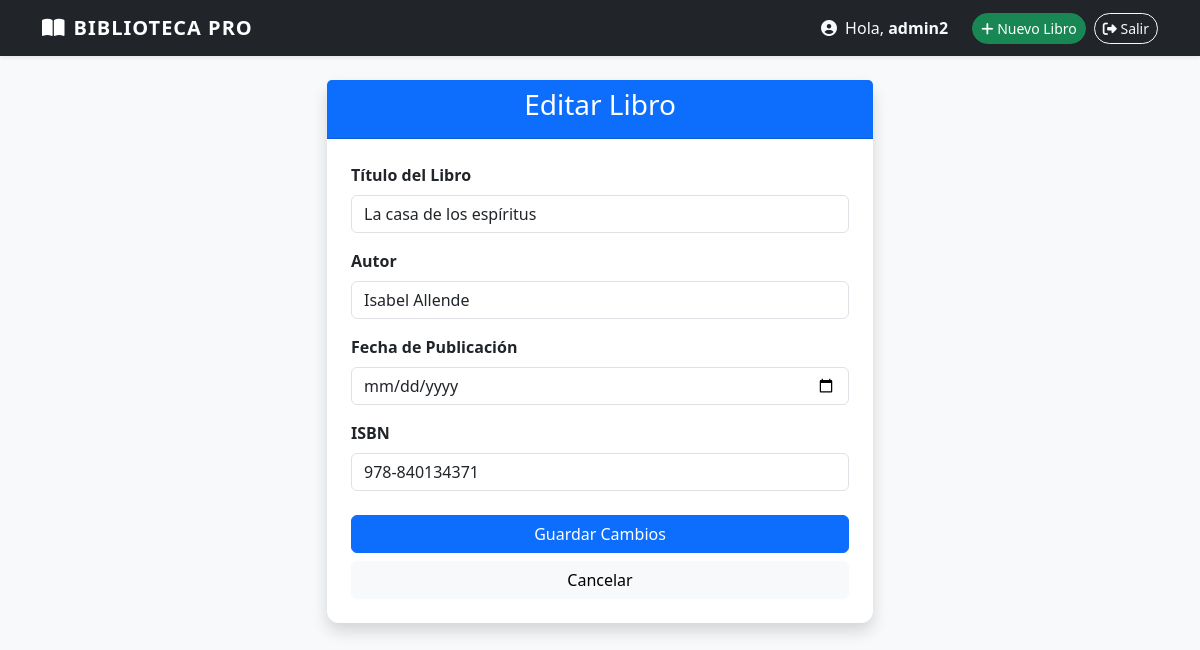
Page /libros/editar/4/ (signed in) on the committed database.
### libros/models.py (models this page shows, shortened)
class Libro(models.Model):
    titulo = models.CharField(max_length=200, verbose_name="Título del Libro")
    autor = models.CharField(max_length=100, verbose_name="Autor")
    fecha_publicacion = models.DateField(verbose_name="Fecha de Publicación")
    isbn = models.CharField(max_length=13, unique=True, verbose_name="ISBN")
    class Meta:
        ordering = ['-fecha_publicacion']

### libros/views.py (the view)
# urls.py: path('editar/<int:id>/', views.editar_libro, name='editar_libro'),
@login_required
def editar_libro(request, id):
    libro = get_object_or_404(Libro, id=id)
    if request.method == 'POST':
        form = LibroForm(request.POST, instance=libro)
        if form.is_valid():
            form.save()
            messages.info(request, 'El libro ha sido actualizado.')
            return redirect('listar_libros')
    else:
        form = LibroForm(instance=libro)
    return render(request, 'libros/formulario_libro.html', {'form': form, 'accion': 'Editar'})

### libros/forms.py
class LibroForm(forms.ModelForm):
    class Meta:
        model = Libro
        fields = ['titulo', 'autor', 'fecha_publicacion', 'isbn']
        widgets = {
            'fecha_publicacion': forms.DateInput(attrs={'type': 'date'}),
        }

### libros/templates/libros/formulario_libro.html (shortened to what this page needs)
{% extends 'libros/base.html' %}
{% block content %}
<div class="row justify-content-center">
    <div class="col-md-6">
        <div class="card shadow">
            <div class="card-header bg-primary text-white text-center">
                <h3>{{ accion }} Libro</h3>
            </div>
            <div class="card-body p-4">
                <form method="POST">
                    {% for field in form %}
                        <div class="mb-3">
                            <label class="form-label fw-bold">{{ field.label }}</label>
                            {{ field }}
                        </div>
                    {% endfor %}
                    <div class="d-grid gap-2 mt-4">
                        <button type="submit" class="btn btn-primary">Guardar Cambios</button>
                        <a href="{% url 'listar_libros' %}" class="btn btn-light">Cancelar</a>
                    </div>
                </form>
            </div>
        </div>
    </div>
</div>
{% endblock %}

### libros/templates/libros/base.html (shortened to what this page needs)
<!DOCTYPE html>
<html lang="es">
<head>
    <link href="https://cdn.jsdelivr.net/npm/bootstrap@5.3.8/dist/css/bootstrap.min.css" rel="stylesheet">
    <link rel="stylesheet" href="https://cdnjs.cloudflare.com/ajax/libs/font-awesome/6.4.0/css/all.min.css">
</head>
<body>
    <nav class="navbar navbar-expand-lg navbar-dark bg-dark shadow-sm mb-4">
        <div class="container">
            <a class="navbar-brand" href="{% url 'listar_libros' %}">
                <i class="fas fa-book-open me-2"></i>BIBLIOTECA PRO
            </a>
            <div class="collapse navbar-collapse" id="navbarNav">
                <ul class="navbar-nav ms-auto align-items-center">
                    {% if user.is_authenticated %}
                        <li class="nav-item">
                            <span class="nav-link text-light me-3">
                                <i class="fas fa-user-circle me-1"></i> Hola, <strong>{{ user.username }}</strong>
                            </span>
                        </li>
                        <li class="nav-item">
                            <a href="{% url 'crear_libro' %}" class="btn btn-success btn-sm btn-rounded me-2">
                                <i class="fas fa-plus"></i> Nuevo Libro
                            </a>
                        </li>
                        <li class="nav-item">
                            <form action="{% url 'admin:logout' %}" method="post" class="d-inline">
                                <button type="submit" class="btn btn-outline-light btn-sm btn-rounded">
                                    <i class="fas fa-sign-out-alt"></i> Salir
                                </button>
                            </form>
                        </li>
                    {% endif %}
                </ul>
            </div>
        </div>
    </nav>
    <div class="container">
        {% block content %}{% endblock %}
    </div>
</body>
</html>

### libros/templates/libros/base.html (style rules this page uses)
body { background-color: #f8f9fa; font-family: 'Segoe UI', Tahoma, Geneva, Verdana, sans-serif; }
.navbar-brand { font-weight: bold; letter-spacing: 1px; }
.card { border: none; transition: transform 0.2s; border-radius: 12px; }
.btn-rounded { border-radius: 20px; }

### rows in the picture
Libro: form "La casa de los espíritus" "Isabel Allende" "978-840134371"

### other values in the picture
{{ user.username }} "admin2"
{{ accion }} "Editar"
{{ field.label }} "Título del Libro" "Autor" "Fecha de Publicación" "ISBN"
